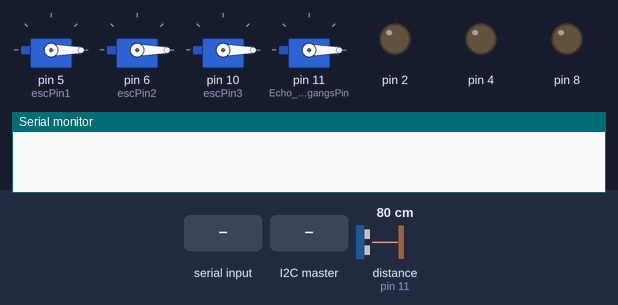
Recording of a sketch running on a simulated Arduino Uno, built with avr-gcc and run on an emulated ATmega328P. On the bench: 4 × servo, output pins drawn as LEDs (lit = HIGH), the last lines printed to the serial monitor. Wiring (inferred from the names in the program): ultrasonic range finder: trigger pin 12; echo pin 11. The inputs (shaded band) are chosen by the test bench; at power-on: distance to the obstacle (sensor on pin 11) 80 cm. The echo pulse lasts 58.3 µs per cm; pins used as bus, display or sensor lines are not drawn.

Above: at 1.2 s.
1.3 s: "90,45\n" received over Serial
At 2.34 s:
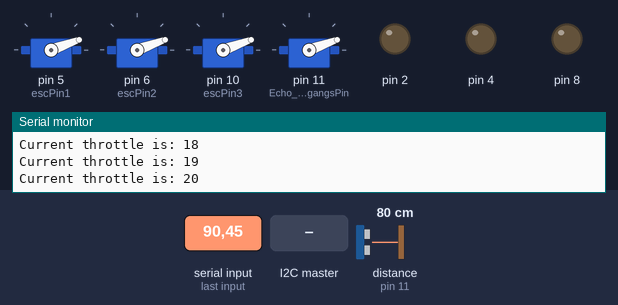
4.3 s: the I2C master sends the byte 3
At 6.05 s:
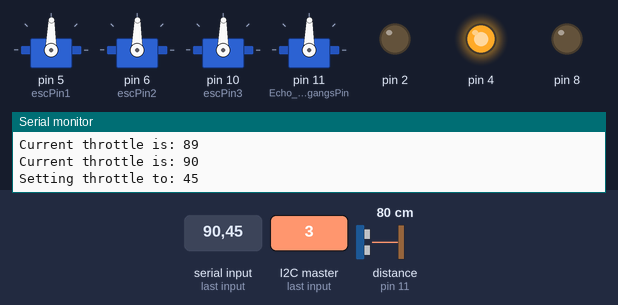
7.3 s: the I2C master sends the byte 4
At 8.7 s:
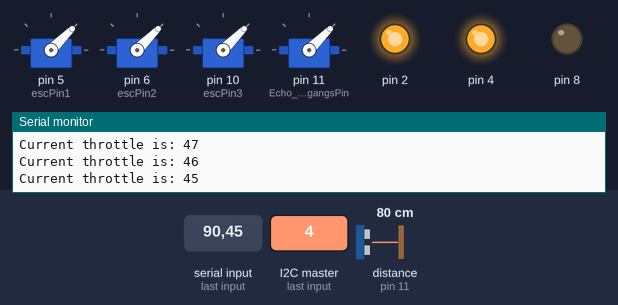
10.3 s: the I2C master sends the byte 5
At 11.9 s:
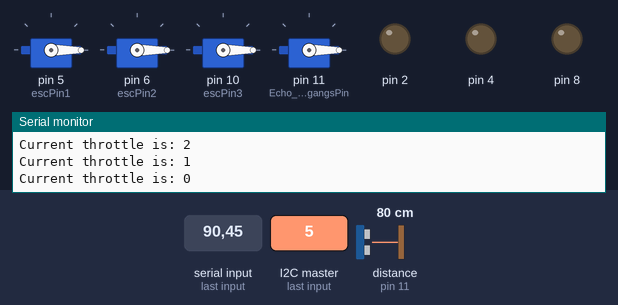
13.3 s: "90\n" received over Serial
At 15.29 s:
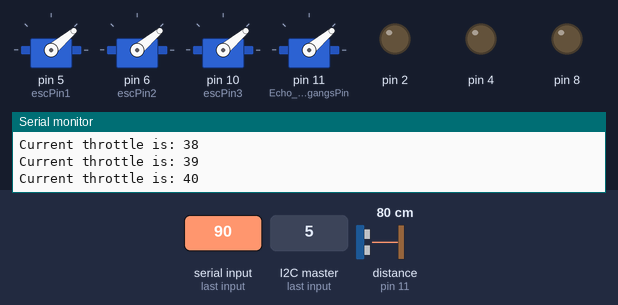
16.3 s: "200\n" received over Serial
Timing chart, 0 to 22.0 s (numbered marks = the images above; inputs shaded):
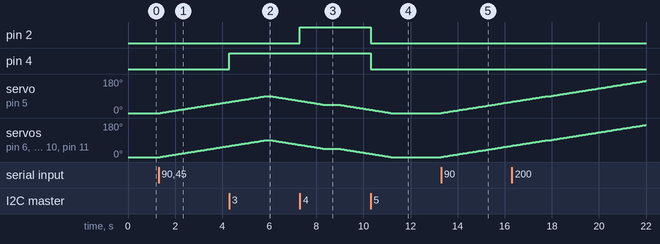

The sketch:

FernThrottle.ino
```cpp
#include <Servo.h>
#define Echo_EingangsPin 11
#define Trigger_AusgangsPin 12
/*
  I2C Pinouts

  SDA -> A4
  SCL -> A5
*/

//Import the library required
#include <Wire.h>

//Slave Address for the Communication
#define SLAVE_ADDRESS 0x04
#define SLAVE_ADDRESS2 0x05

char number[50];
int state = 0;
int state2 = 0;
int nummer = 0;
long Abstand;
long Dauer;

//Create the 4 esc objects
Servo esc1;  //linksvorne
Servo esc2;   //linkhinten
Servo esc3;   //rechtsvorne
Servo esc4; //rechtshinten

//Esc pins
int escPin1 = 5;
int escPin2 = 6;
int escPin3 = 10;
int escPin4 = 11;

//Min and max pulse
int minPulseRate        = 1000;
int maxPulseRate        = 2000;
int throttleChangeDelay = 50;

void changeThrottle(int throttle) {
  int currentThrottle = readThrottle();

  int step = 1;
  if(throttle < currentThrottle) {
    step = -1;
  }

  // Slowly move to the new throttle value
  while(currentThrottle != throttle) {
    writeTo4Escs(currentThrottle + step);

    currentThrottle = readThrottle();
    delay(throttleChangeDelay);
  }
}

//Read the throttle value
int readThrottle() {
  int throttle = esc1.read();

  Serial.print("Current throttle is: ");
  Serial.print(throttle);
  Serial.println();

  return throttle;
}

//Change velocity of the 4 escs at the same time
void writeTo4Escs(int throttle) {
  esc1.write(throttle);
  esc2.write(throttle);
  esc3.write(throttle);
  esc4.write(throttle);
}
void vornefahren(int throttle) {
  esc1.write(throttle);
  esc2.write(throttle);
  esc3.write(throttle);
  esc4.write(throttle);
}
//Init escs


//Start the motors
void startUpMotors() {
  writeTo4Escs(50);
}

// Ensure the throttle value is between 0 - 180
int normalizeThrottle(int value) {
  if(value < 0) {
    return 0;

  } else if(value > 180) {
    return 180;
  }

  return value;
}

void initEscs() {
  esc1.attach(escPin1, minPulseRate, maxPulseRate);
  esc2.attach(escPin2, minPulseRate, maxPulseRate);
  esc3.attach(escPin3, minPulseRate, maxPulseRate);
  esc4.attach(escPin4, minPulseRate, maxPulseRate);

  //Init motors with 0 value
  writeTo4Escs(0);
}

//SETUP
void setup() {
  Serial.begin(9600);
  Serial.setTimeout(500);
  Wire.begin(SLAVE_ADDRESS);
 // Wire.begin(SLAVE_ADDRESS2);
  // define callbacks for i2c communication
  Wire.onReceive(receiveData);
//   Wire.onRequest(sendData);
  pinMode(2, OUTPUT);
  pinMode(4, OUTPUT);
  pinMode(6, OUTPUT);
  pinMode(8, OUTPUT);
  pinMode(10, OUTPUT);
  pinMode(Trigger_AusgangsPin, OUTPUT);
  pinMode(Echo_EingangsPin, INPUT);
  //Init escs
  initEscs();
}

//LOOP
void loop() {

   delay(100);
  digitalWrite(Trigger_AusgangsPin, HIGH);
 delayMicroseconds(10);
 digitalWrite(Trigger_AusgangsPin, LOW);
  Dauer = pulseIn(Echo_EingangsPin, HIGH);
  // Wait for some input
  if (Serial.available() > 0) {

    // Read the new throttle value
    int throttle = normalizeThrottle(Serial.parseInt());

    // Print it out
    Serial.print("Setting throttle to: ");
    Serial.println(throttle);

    // Change throttle to the new value
    changeThrottle(throttle);
  }

}
 void receiveData(int byteCount) {
  while (Wire.available()) {
    int number = Wire.read();
    if (number == 1){    //vorne
   // digitalWrite(8, HIGH);
  //  Serial.print (number);
     }
    if (number == 2){
    digitalWrite(6, HIGH);  //rechts
   // Serial.print (number);
    }
    if (number == 3){   //links
    digitalWrite(4, HIGH);
   // Serial.print (number);
    }
    if (number == 4){  //hinten
    digitalWrite(2, HIGH);
   // Serial.print (number);
    }
    if (number == 5){   //keininput
      digitalWrite(2, LOW);
      digitalWrite(4, LOW);
      digitalWrite(6, LOW);
      digitalWrite(8, LOW);

    }

 }
 }
```

Measured:
- after the input at 1.3 s, servo on pin 5 (escPin1), servo on pin 6 (escPin2), servo on pin 10 (escPin3), servo on pin 11 (Echo_EingangsPin): moves from 0° to 58° over 2.9 s, starting after 0.07 s
- after the input at 4.3 s, pin 4: LOW → HIGH at once
- after the input at 7.3 s, pin 2: LOW → HIGH at once
- after the input at 10.3 s, pin 2, pin 4: HIGH → LOW at once
- after the input at 13.3 s, servo on pin 5 (escPin1): moves from 0° to 60° over 3.0 s, starting at once; servo on pin 6 (escPin2), servo on pin 10 (escPin3), servo on pin 11 (Echo_EingangsPin): moves from 0° to 59° over 2.9 s, starting at once
